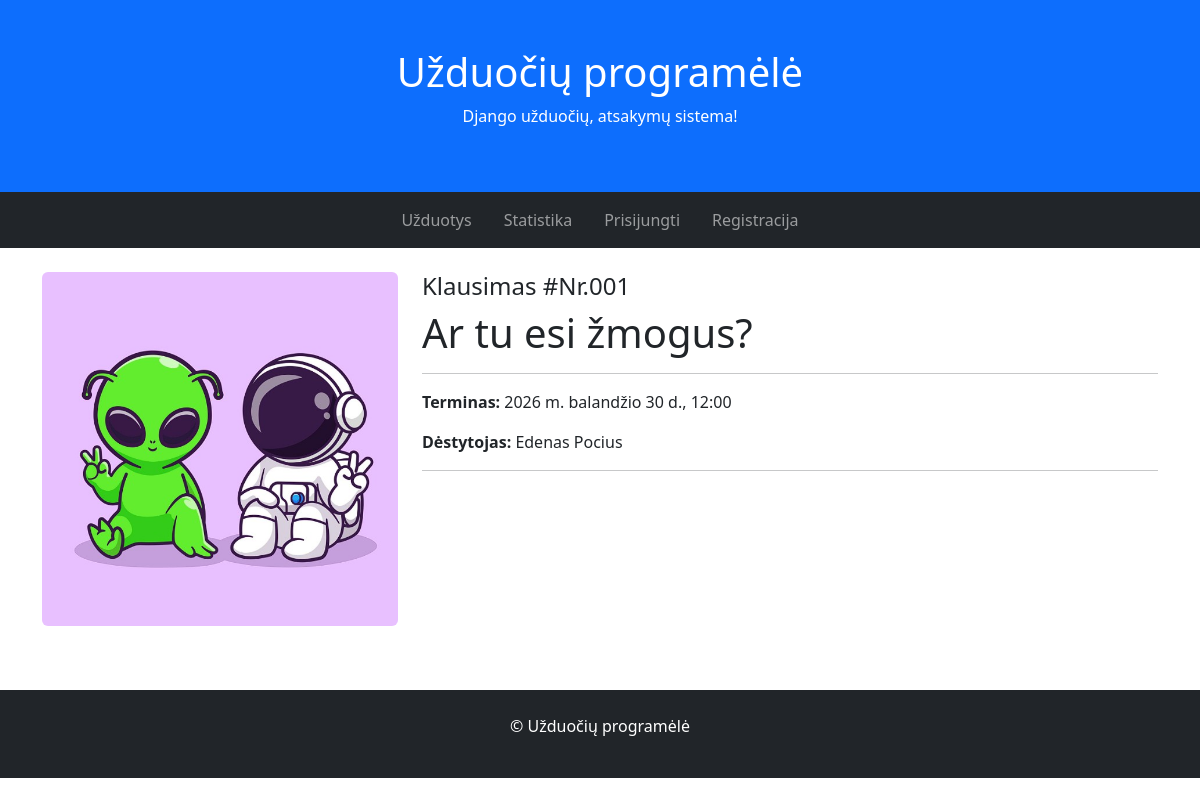
The page /tasks/1/ on the database as committed earlier.
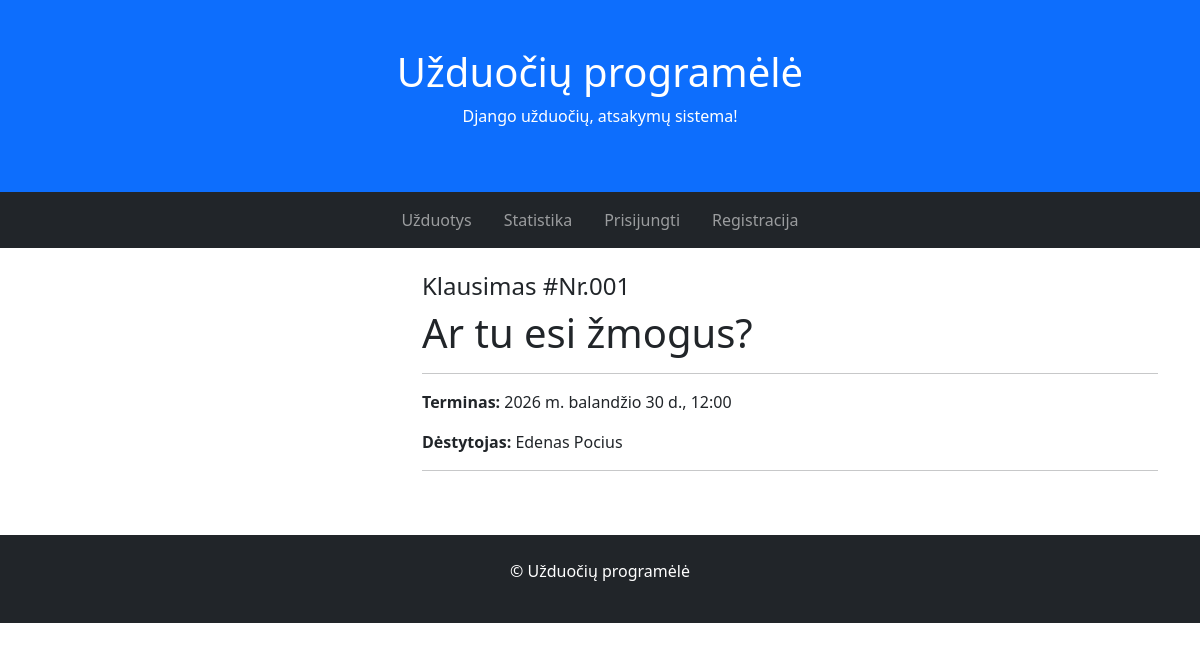
The same page on the database as committed later.
### tasks/models.py (models this page shows, shortened)
class Task(models.Model):
    name = models.CharField("Užduotis")
    content = models.TextField("Klausimas")
    teacher = models.ForeignKey(to=User, on_delete=models.CASCADE, verbose_name="Dėstytojas")
    ANSWER_CHOICES = [
        (True, 'Taip'),
        (False, 'Ne'),
    ]
    correct_answer = models.BooleanField("Teisingas atsakymas", choices=ANSWER_CHOICES, default=True)
    deadline = models.DateTimeField("Terminas", null=True, blank=True)
    date = models.DateTimeField("Data", auto_now_add=True)
    photo = models.ImageField("Nuotrauka", upload_to='tasks', null=True, blank=True)
    def is_overdue(self):
        return self.deadline and timezone.now() > self.deadline
    class Meta:
        verbose_name = "Uždavinys"
        verbose_name_plural = "Uždoutis"

### tasks/views.py (the view)
# urls.py: path('tasks/<int:pk>/', views.task, name="task"),
def task(request, pk):
    context = {
        'task': Task.objects.get(pk=pk),
    }
    return render(request, template_name="task.html", context=context)

### tasks/templates/task.html (shortened to what this page needs)
{% extends 'base.html' %}
{% block content %}
<div class="row">
    <div class="col-lg-4 col-md-5">
        {% if task.photo %}
            <img src="{{ task.photo.url }}" class="img-fluid rounded mb-3" alt="">
        {% endif %}
    </div>
    <div class="col-lg-8 col-md-7">
        <h4 class="{% if task.is_overdue %}text-danger{% endif %}">{{ task.name }}</h4>
        <h1>{{ task.content }}</h1>
        <hr>
            <p><strong>Terminas: </strong>{{ task.deadline }}</p>
            <p><strong>Dėstytojas: </strong>{{ task.teacher.first_name }} {{ task.teacher.last_name }}</p>
        <hr>
    </div>
</div>
{% endblock %}

Rows that differ between the two databases and show on the page:
changed Task "Ar tu esi žmogus?": photo: picture removed
